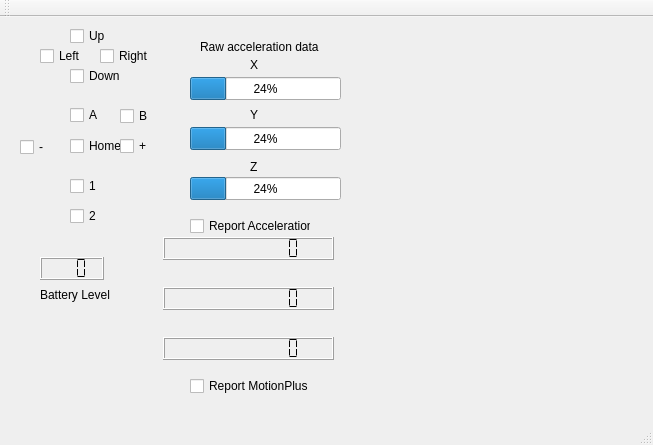
<?xml version="1.0" encoding="UTF-8"?>
<ui version="4.0">
 <class>WMainWindow</class>
 <widget class="QMainWindow" name="WMainWindow">
  <property name="geometry">
   <rect>
    <x>0</x>
    <y>0</y>
    <width>653</width>
    <height>445</height>
   </rect>
  </property>
  <property name="windowTitle">
   <string>WMainWindow</string>
  </property>
  <widget class="QWidget" name="centralWidget">
   <widget class="QCheckBox" name="radio_up">
    <property name="geometry">
     <rect>
      <x>70</x>
      <y>10</y>
      <width>51</width>
      <height>18</height>
     </rect>
    </property>
    <property name="text">
     <string>Up</string>
    </property>
   </widget>
   <widget class="QCheckBox" name="radio_left">
    <property name="geometry">
     <rect>
      <x>40</x>
      <y>30</y>
      <width>41</width>
      <height>18</height>
     </rect>
    </property>
    <property name="text">
     <string>Left</string>
    </property>
   </widget>
   <widget class="QCheckBox" name="radio_right">
    <property name="geometry">
     <rect>
      <x>100</x>
      <y>30</y>
      <width>84</width>
      <height>18</height>
     </rect>
    </property>
    <property name="text">
     <string>Right</string>
    </property>
   </widget>
   <widget class="QCheckBox" name="radio_down">
    <property name="geometry">
     <rect>
      <x>70</x>
      <y>50</y>
      <width>84</width>
      <height>18</height>
     </rect>
    </property>
    <property name="text">
     <string>Down</string>
    </property>
   </widget>
   <widget class="QCheckBox" name="radio_a">
    <property name="geometry">
     <rect>
      <x>70</x>
      <y>88</y>
      <width>41</width>
      <height>20</height>
     </rect>
    </property>
    <property name="text">
     <string>A</string>
    </property>
   </widget>
   <widget class="QCheckBox" name="radio_minus">
    <property name="geometry">
     <rect>
      <x>20</x>
      <y>120</y>
      <width>41</width>
      <height>20</height>
     </rect>
    </property>
    <property name="text">
     <string>-</string>
    </property>
   </widget>
   <widget class="QCheckBox" name="radio_home">
    <property name="geometry">
     <rect>
      <x>70</x>
      <y>120</y>
      <width>61</width>
      <height>18</height>
     </rect>
    </property>
    <property name="text">
     <string>Home</string>
    </property>
   </widget>
   <widget class="QCheckBox" name="radio_plus">
    <property name="geometry">
     <rect>
      <x>120</x>
      <y>120</y>
      <width>31</width>
      <height>18</height>
     </rect>
    </property>
    <property name="text">
     <string>+</string>
    </property>
   </widget>
   <widget class="QCheckBox" name="radio_b">
    <property name="geometry">
     <rect>
      <x>120</x>
      <y>90</y>
      <width>31</width>
      <height>18</height>
     </rect>
    </property>
    <property name="text">
     <string>B</string>
    </property>
   </widget>
   <widget class="QCheckBox" name="radio_1">
    <property name="geometry">
     <rect>
      <x>70</x>
      <y>160</y>
      <width>84</width>
      <height>18</height>
     </rect>
    </property>
    <property name="text">
     <string>1</string>
    </property>
   </widget>
   <widget class="QCheckBox" name="radio_2">
    <property name="geometry">
     <rect>
      <x>70</x>
      <y>190</y>
      <width>84</width>
      <height>18</height>
     </rect>
    </property>
    <property name="text">
     <string>2</string>
    </property>
   </widget>
   <widget class="QProgressBar" name="acceleration_x">
    <property name="geometry">
     <rect>
      <x>190</x>
      <y>60</y>
      <width>151</width>
      <height>23</height>
     </rect>
    </property>
    <property name="value">
     <number>24</number>
    </property>
   </widget>
   <widget class="QLabel" name="label">
    <property name="geometry">
     <rect>
      <x>250</x>
      <y>40</y>
      <width>16</width>
      <height>16</height>
     </rect>
    </property>
    <property name="text">
     <string>X</string>
    </property>
   </widget>
   <widget class="QProgressBar" name="acceleration_y">
    <property name="geometry">
     <rect>
      <x>190</x>
      <y>110</y>
      <width>151</width>
      <height>23</height>
     </rect>
    </property>
    <property name="value">
     <number>24</number>
    </property>
   </widget>
   <widget class="QLabel" name="label_2">
    <property name="geometry">
     <rect>
      <x>250</x>
      <y>90</y>
      <width>16</width>
      <height>16</height>
     </rect>
    </property>
    <property name="text">
     <string>Y</string>
    </property>
   </widget>
   <widget class="QProgressBar" name="acceleration_z">
    <property name="geometry">
     <rect>
      <x>190</x>
      <y>160</y>
      <width>151</width>
      <height>23</height>
     </rect>
    </property>
    <property name="value">
     <number>24</number>
    </property>
   </widget>
   <widget class="QLabel" name="label_3">
    <property name="geometry">
     <rect>
      <x>250</x>
      <y>140</y>
      <width>20</width>
      <height>20</height>
     </rect>
    </property>
    <property name="text">
     <string>Z</string>
    </property>
   </widget>
   <widget class="QCheckBox" name="report_acceleration">
    <property name="geometry">
     <rect>
      <x>190</x>
      <y>200</y>
      <width>121</width>
      <height>18</height>
     </rect>
    </property>
    <property name="text">
     <string>Report Acceleration</string>
    </property>
   </widget>
   <widget class="QLabel" name="label_4">
    <property name="geometry">
     <rect>
      <x>200</x>
      <y>20</y>
      <width>121</width>
      <height>20</height>
     </rect>
    </property>
    <property name="text">
     <string>Raw acceleration data</string>
    </property>
   </widget>
   <widget class="QLCDNumber" name="battery_level">
    <property name="geometry">
     <rect>
      <x>40</x>
      <y>240</y>
      <width>64</width>
      <height>23</height>
     </rect>
    </property>
    <property name="numDigits">
     <number>3</number>
    </property>
    <property name="segmentStyle">
     <enum>QLCDNumber::Flat</enum>
    </property>
   </widget>
   <widget class="QLabel" name="label_8">
    <property name="geometry">
     <rect>
      <x>40</x>
      <y>270</y>
      <width>71</width>
      <height>16</height>
     </rect>
    </property>
    <property name="text">
     <string>Battery Level</string>
    </property>
   </widget>
   <widget class="QCheckBox" name="report_motionplus">
    <property name="geometry">
     <rect>
      <x>190</x>
      <y>360</y>
      <width>121</width>
      <height>18</height>
     </rect>
    </property>
    <property name="text">
     <string>Report MotionPlus</string>
    </property>
   </widget>
   <widget class="QLCDNumber" name="angle_x">
    <property name="geometry">
     <rect>
      <x>163</x>
      <y>220</y>
      <width>171</width>
      <height>23</height>
     </rect>
    </property>
    <property name="numDigits">
     <number>10</number>
    </property>
    <property name="segmentStyle">
     <enum>QLCDNumber::Flat</enum>
    </property>
   </widget>
   <widget class="QLCDNumber" name="angle_y">
    <property name="geometry">
     <rect>
      <x>163</x>
      <y>270</y>
      <width>171</width>
      <height>23</height>
     </rect>
    </property>
    <property name="numDigits">
     <number>10</number>
    </property>
    <property name="segmentStyle">
     <enum>QLCDNumber::Flat</enum>
    </property>
   </widget>
   <widget class="QLCDNumber" name="angle_z">
    <property name="geometry">
     <rect>
      <x>163</x>
      <y>320</y>
      <width>171</width>
      <height>23</height>
     </rect>
    </property>
    <property name="numDigits">
     <number>10</number>
    </property>
    <property name="segmentStyle">
     <enum>QLCDNumber::Flat</enum>
    </property>
   </widget>
   <widget class="WOpenGL" name="glwidget" native="true">
    <property name="geometry">
     <rect>
      <x>350</x>
      <y>10</y>
      <width>291</width>
      <height>281</height>
     </rect>
    </property>
   </widget>
  </widget>
  <widget class="QMenuBar" name="menuBar">
   <property name="geometry">
    <rect>
     <x>0</x>
     <y>0</y>
     <width>653</width>
     <height>21</height>
    </rect>
   </property>
  </widget>
  <widget class="QToolBar" name="mainToolBar">
   <attribute name="toolBarArea">
    <enum>TopToolBarArea</enum>
   </attribute>
   <attribute name="toolBarBreak">
    <bool>false</bool>
   </attribute>
  </widget>
  <widget class="QStatusBar" name="statusBar"/>
 </widget>
 <layoutdefault spacing="6" margin="11"/>
 <customwidgets>
  <customwidget>
   <class>WOpenGL</class>
   <extends>QWidget</extends>
   <header>wopengl.h</header>
   <container>1</container>
  </customwidget>
 </customwidgets>
 <resources/>
 <connections/>
</ui>
